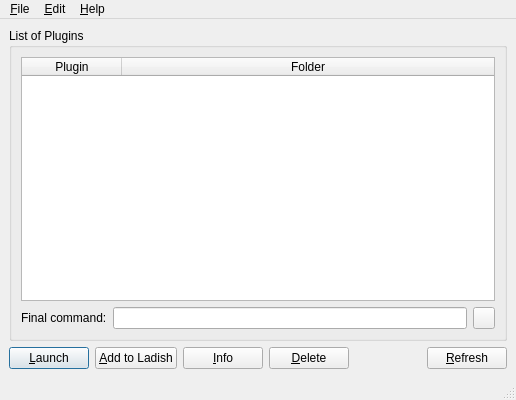
<?xml version="1.0" encoding="UTF-8"?>
<ui version="4.0">
 <class>MainW</class>
 <widget class="QMainWindow" name="MainW">
  <property name="geometry">
   <rect>
    <x>0</x>
    <y>0</y>
    <width>516</width>
    <height>400</height>
   </rect>
  </property>
  <property name="windowTitle">
   <string notr="true">FeSTige</string>
  </property>
  <widget class="QWidget" name="centralwidget">
   <layout class="QVBoxLayout" name="verticalLayout_2">
    <item>
     <widget class="QGroupBox" name="groupBox">
      <property name="statusTip">
       <string>List of plugins</string>
      </property>
      <property name="title">
       <string>List of Plugins</string>
      </property>
      <layout class="QVBoxLayout" name="verticalLayout">
       <item>
        <widget class="QTableWidget" name="listVST">
         <property name="editTriggers">
          <set>QAbstractItemView::NoEditTriggers</set>
         </property>
         <property name="showDropIndicator" stdset="0">
          <bool>false</bool>
         </property>
         <property name="dragDropOverwriteMode">
          <bool>false</bool>
         </property>
         <property name="alternatingRowColors">
          <bool>true</bool>
         </property>
         <property name="selectionMode">
          <enum>QAbstractItemView::SingleSelection</enum>
         </property>
         <property name="selectionBehavior">
          <enum>QAbstractItemView::SelectRows</enum>
         </property>
         <property name="sortingEnabled">
          <bool>true</bool>
         </property>
         <attribute name="horizontalHeaderStretchLastSection">
          <bool>true</bool>
         </attribute>
         <attribute name="verticalHeaderVisible">
          <bool>false</bool>
         </attribute>
         <attribute name="verticalHeaderDefaultSectionSize">
          <number>22</number>
         </attribute>
         <attribute name="verticalHeaderMinimumSectionSize">
          <number>8</number>
         </attribute>
         <column>
          <property name="text">
           <string>Plugin</string>
          </property>
         </column>
         <column>
          <property name="text">
           <string>Folder</string>
          </property>
         </column>
        </widget>
       </item>
       <item>
        <layout class="QHBoxLayout" name="horizontalLayout_2">
         <item>
          <widget class="QLabel" name="label">
           <property name="statusTip">
            <string>Final command executed in order to launch the plugin</string>
           </property>
           <property name="text">
            <string>Final command:</string>
           </property>
          </widget>
         </item>
         <item>
          <widget class="QLineEdit" name="line_cmd">
           <property name="acceptDrops">
            <bool>false</bool>
           </property>
           <property name="statusTip">
            <string>Final command executed in order to launch the plugin</string>
           </property>
          </widget>
         </item>
         <item>
          <widget class="QPushButton" name="b_copy">
           <property name="maximumSize">
            <size>
             <width>22</width>
             <height>22</height>
            </size>
           </property>
           <property name="toolTip">
            <string>Copy the command to the buffer</string>
           </property>
           <property name="statusTip">
            <string>Copy the command to the buffer</string>
           </property>
           <property name="text">
            <string notr="true"/>
           </property>
           <property name="icon">
            <iconset resource="icons/icons.qrc">
             <normaloff>:/icons/edit-copy.png</normaloff>:/icons/edit-copy.png</iconset>
           </property>
          </widget>
         </item>
        </layout>
       </item>
      </layout>
     </widget>
    </item>
    <item>
     <layout class="QHBoxLayout" name="horizontalLayout">
      <item>
       <widget class="QPushButton" name="b_launch">
        <property name="statusTip">
         <string>Launch the selected plugin</string>
        </property>
        <property name="text">
         <string>&amp;Launch</string>
        </property>
        <property name="icon">
         <iconset resource="icons/icons.qrc">
          <normaloff>:/icons/arrow-right.png</normaloff>:/icons/arrow-right.png</iconset>
        </property>
        <property name="default">
         <bool>true</bool>
        </property>
       </widget>
      </item>
      <item>
       <widget class="QPushButton" name="b_ladish">
        <property name="statusTip">
         <string>Add this plugin to the current ladish studio</string>
        </property>
        <property name="text">
         <string>&amp;Add to Ladish</string>
        </property>
        <property name="icon">
         <iconset resource="icons/icons.qrc">
          <normaloff>:/icons/list-add.png</normaloff>:/icons/list-add.png</iconset>
        </property>
       </widget>
      </item>
      <item>
       <widget class="QPushButton" name="b_info">
        <property name="statusTip">
         <string>Show information about this plugin</string>
        </property>
        <property name="text">
         <string>&amp;Info</string>
        </property>
        <property name="icon">
         <iconset resource="icons/icons.qrc">
          <normaloff>:/icons/dialog-information.png</normaloff>:/icons/dialog-information.png</iconset>
        </property>
       </widget>
      </item>
      <item>
       <widget class="QPushButton" name="b_delete">
        <property name="statusTip">
         <string>Delete the selected plugin</string>
        </property>
        <property name="text">
         <string>&amp;Delete</string>
        </property>
        <property name="icon">
         <iconset resource="icons/icons.qrc">
          <normaloff>:/icons/edit-delete.png</normaloff>:/icons/edit-delete.png</iconset>
        </property>
       </widget>
      </item>
      <item>
       <spacer name="horizontalSpacer">
        <property name="orientation">
         <enum>Qt::Horizontal</enum>
        </property>
        <property name="sizeHint" stdset="0">
         <size>
          <width>40</width>
          <height>20</height>
         </size>
        </property>
       </spacer>
      </item>
      <item>
       <widget class="QPushButton" name="b_refresh">
        <property name="statusTip">
         <string>Refresh the list of plugins</string>
        </property>
        <property name="text">
         <string>&amp;Refresh</string>
        </property>
        <property name="icon">
         <iconset resource="icons/icons.qrc">
          <normaloff>:/icons/view-refresh.png</normaloff>:/icons/view-refresh.png</iconset>
        </property>
       </widget>
      </item>
     </layout>
    </item>
   </layout>
  </widget>
  <widget class="QMenuBar" name="menuBar">
   <property name="geometry">
    <rect>
     <x>0</x>
     <y>0</y>
     <width>516</width>
     <height>20</height>
    </rect>
   </property>
   <widget class="QMenu" name="menu_Edit">
    <property name="title">
     <string>&amp;Edit</string>
    </property>
    <addaction name="act_launch"/>
    <addaction name="act_ladish"/>
    <addaction name="act_info"/>
    <addaction name="act_delete"/>
    <addaction name="separator"/>
    <addaction name="act_refresh"/>
    <addaction name="separator"/>
    <addaction name="act_pref"/>
   </widget>
   <widget class="QMenu" name="menu_Help">
    <property name="title">
     <string>&amp;Help</string>
    </property>
    <addaction name="act_about"/>
   </widget>
   <widget class="QMenu" name="menu_File">
    <property name="title">
     <string>&amp;File</string>
    </property>
    <addaction name="act_open"/>
    <addaction name="separator"/>
    <addaction name="act_quit"/>
   </widget>
   <addaction name="menu_File"/>
   <addaction name="menu_Edit"/>
   <addaction name="menu_Help"/>
  </widget>
  <widget class="QStatusBar" name="statusBar"/>
  <action name="act_about">
   <property name="icon">
    <iconset resource="icons/icons.qrc">
     <normaloff>:/icons/logo.png</normaloff>:/icons/logo.png</iconset>
   </property>
   <property name="text">
    <string>&amp;About</string>
   </property>
   <property name="statusTip">
    <string>About FeSTige</string>
   </property>
  </action>
  <action name="act_launch">
   <property name="icon">
    <iconset resource="icons/icons.qrc">
     <normaloff>:/icons/arrow-right.png</normaloff>:/icons/arrow-right.png</iconset>
   </property>
   <property name="text">
    <string>&amp;Launch</string>
   </property>
   <property name="statusTip">
    <string>Launch the selected plugin</string>
   </property>
   <property name="shortcut">
    <string>Ctrl+L</string>
   </property>
  </action>
  <action name="act_delete">
   <property name="icon">
    <iconset resource="icons/icons.qrc">
     <normaloff>:/icons/edit-delete.png</normaloff>:/icons/edit-delete.png</iconset>
   </property>
   <property name="text">
    <string>&amp;Delete</string>
   </property>
   <property name="statusTip">
    <string>Delete the selected plugin</string>
   </property>
  </action>
  <action name="act_refresh">
   <property name="icon">
    <iconset resource="icons/icons.qrc">
     <normaloff>:/icons/view-refresh.png</normaloff>:/icons/view-refresh.png</iconset>
   </property>
   <property name="text">
    <string>&amp;Refresh</string>
   </property>
   <property name="statusTip">
    <string>Refresh the list of plugins</string>
   </property>
   <property name="shortcut">
    <string>Ctrl+R</string>
   </property>
  </action>
  <action name="act_pref">
   <property name="icon">
    <iconset resource="icons/icons.qrc">
     <normaloff>:/icons/configure.png</normaloff>:/icons/configure.png</iconset>
   </property>
   <property name="text">
    <string>&amp;Preferences</string>
   </property>
   <property name="statusTip">
    <string>Configure FeSTige</string>
   </property>
   <property name="shortcut">
    <string>Ctrl+P</string>
   </property>
  </action>
  <action name="act_open">
   <property name="icon">
    <iconset resource="icons/icons.qrc">
     <normaloff>:/icons/document-open.png</normaloff>:/icons/document-open.png</iconset>
   </property>
   <property name="text">
    <string>Open...</string>
   </property>
   <property name="statusTip">
    <string>Open a specific plugin</string>
   </property>
   <property name="shortcut">
    <string>Ctrl+O</string>
   </property>
  </action>
  <action name="act_quit">
   <property name="icon">
    <iconset resource="icons/icons.qrc">
     <normaloff>:/icons/application-exit.png</normaloff>:/icons/application-exit.png</iconset>
   </property>
   <property name="text">
    <string>Quit</string>
   </property>
   <property name="statusTip">
    <string>Quit FeSTige</string>
   </property>
   <property name="shortcut">
    <string>Ctrl+Q</string>
   </property>
  </action>
  <action name="act_ladish">
   <property name="icon">
    <iconset resource="icons/icons.qrc">
     <normaloff>:/icons/list-add.png</normaloff>:/icons/list-add.png</iconset>
   </property>
   <property name="text">
    <string>&amp;Add to Ladish</string>
   </property>
   <property name="statusTip">
    <string>Add this plugin to the current ladish studio</string>
   </property>
   <property name="shortcut">
    <string>Ctrl+A</string>
   </property>
  </action>
  <action name="act_info">
   <property name="icon">
    <iconset resource="icons/icons.qrc">
     <normaloff>:/icons/dialog-information.png</normaloff>:/icons/dialog-information.png</iconset>
   </property>
   <property name="text">
    <string>&amp;Info</string>
   </property>
   <property name="statusTip">
    <string>Show information about this plugin</string>
   </property>
   <property name="shortcut">
    <string>Ctrl+I</string>
   </property>
  </action>
 </widget>
 <resources>
  <include location="icons/icons.qrc"/>
 </resources>
 <connections>
  <connection>
   <sender>act_quit</sender>
   <signal>triggered()</signal>
   <receiver>MainW</receiver>
   <slot>close()</slot>
   <hints>
    <hint type="sourcelabel">
     <x>-1</x>
     <y>-1</y>
    </hint>
    <hint type="destinationlabel">
     <x>257</x>
     <y>199</y>
    </hint>
   </hints>
  </connection>
 </connections>
</ui>
